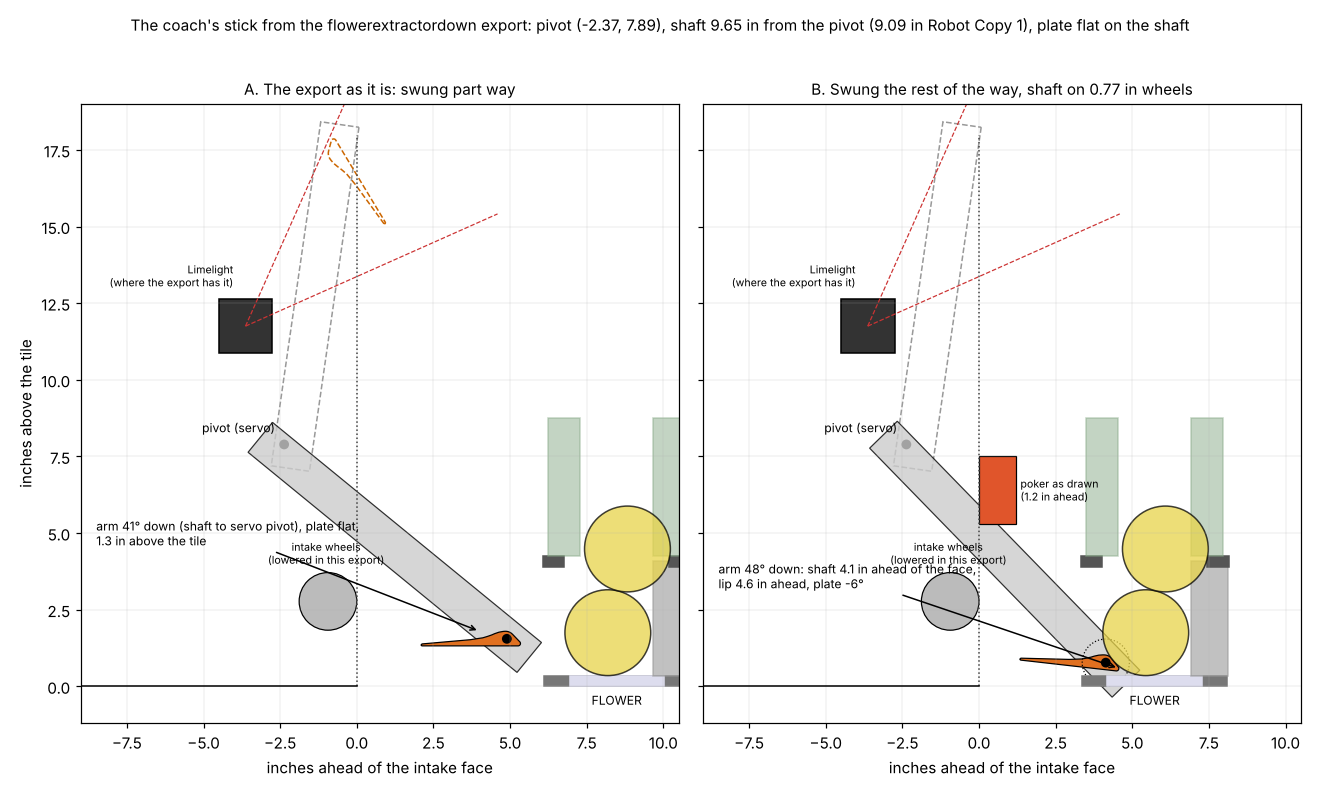

Recreate this plot in Python.
"""The coach's stick in his "flowerextractordown" export (Oct 25, the arms swung part way), measured and swung the rest of
the way to the floor, with the Limelight where that export has it. Inches ahead of the intake face and up from the tile.

    python3 cad/modules/flower-stick-proto/coach_stick_down.py     # coach_stick_down.png

page/coach_stick_down.json comes from the export (scratch: list_parts.py, stick_mesh2.py): the frame is set by the mecanum
wheels (floor), the intake uprights (face) and the servo on the arm pivot, which lands within 0.02 in of Robot Copy 1's.
"""
import os, json, numpy as np
import matplotlib; matplotlib.use("Agg"); import matplotlib.pyplot as plt
from matplotlib.patches import Polygon, Circle, Rectangle
from shapely.geometry import Polygon as SPoly, Point
HERE = os.path.dirname(os.path.abspath(__file__))
D = json.load(open(os.path.join(HERE, "page", "coach_stick_down.json")))
piv = np.array(D["pivot_servo"]); L = D["L_now"]; shaft = np.array(D["shaft_now"])[[0, 2]]
arm = np.array(D["arm_hull"]); plate = np.array(D["plate_now"])
STOP = 1.18
def rot(P, c, a):
    co, si = np.cos(a), np.sin(a); q = np.asarray(P) - c; return c + np.c_[co * q[:, 0] - si * q[:, 1], si * q[:, 0] + co * q[:, 1]]
# swing about the servo pivot until the shaft is 0.77 up (our sled wheels); and back up to stowed (10 deg forward of vertical)
ang_now = np.arctan2(shaft[1] - piv[1], shaft[0] - piv[0])
ang_full = -np.arcsin((piv[1] - 0.77) / L); a_full = ang_full - ang_now
ang_stow = np.radians(80.0); a_stow = ang_stow - ang_now
def first_contact(poly, ball=(-0.29, 1.75), r=1.4):
    P = SPoly(poly); ox = 14.0
    while ox > -5 and P.distance(Point(ox + ball[0], ball[1])) > r: ox -= 0.01
    return ox
def flower(ax, ox, balls):
    ax.add_patch(Rectangle((ox - 2.36, 0), 4.72, 0.35, color="#777")); ax.add_patch(Rectangle((ox - 1.54, 0), 3.08, 0.35, color="#dde"))
    ax.add_patch(Rectangle((ox + STOP, 0.35), 1.22, 3.75, color="#999", alpha=0.6))
    for sg in (1, -1):
        x0, x1 = sorted([ox + sg * 1.71, ox + sg * 2.41]); ax.add_patch(Rectangle((x0, 3.90), x1 - x0, 0.35, color="#555"))
        ax.add_patch(Rectangle((ox + sg * 1.72 - 0.525, 4.25), 1.05, 4.5, color="#8a8", alpha=0.5))
    for (bx, bz) in balls: ax.add_patch(Circle((ox + bx, bz), 1.4, fc="#e8d44a", ec="k", alpha=0.75))
    ax.text(ox, -0.6, "FLOWER", ha="center", fontsize=8)
def robot(ax):
    ax.plot([0, 0], [0, 18], color="#444", lw=1, ls=":"); ax.plot([-9, 0], [0, 0], color="k", lw=1)
    ax.add_patch(Circle((-0.94, 2.77), 0.94, fc="#bbb", ec="k", lw=0.8)); ax.text(-1.0, 4.0, "intake wheels\n(lowered in this export)", ha="center", fontsize=7)
    ax.add_patch(Circle(tuple(piv), 0.16, fc="k")); ax.text(piv[0] - 0.3, piv[1] + 0.4, "pivot (servo)", ha="right", fontsize=8)
    b = D["limelight_box"]; ax.add_patch(Rectangle((b["ahead"][0], b["up"][0]), b["ahead"][1] - b["ahead"][0], b["up"][1] - b["up"][0], fc="#333", ec="k"))
    cx, cz = np.mean(b["ahead"]), np.mean(b["up"])
    for e in (24.0, 66.0): ax.plot([cx, cx + 9 * np.cos(np.radians(e))], [cz, cz + 9 * np.sin(np.radians(e))], color="#c33", lw=0.8, ls="--")
    ax.text(cx - 0.4, cz + 1.3, "Limelight\n(where the export has it)", ha="right", fontsize=7)
fig, axes = plt.subplots(1, 2, figsize=(12, 7.2), sharey=True)
balls = [(-0.29, 1.75), (0.35, 4.48)]
ax = axes[0]; robot(ax)
ax.add_patch(Polygon(rot(arm, piv, a_stow), fc="none", ec="#999", ls="--", lw=1)); ax.add_patch(Polygon(rot(plate, piv, a_stow), fc="none", ec="#c60", ls="--", lw=1))
ax.add_patch(Polygon(arm, fc="#ccc", ec="k", lw=0.8, alpha=0.8)); ax.add_patch(Polygon(plate, fc="#e07020", ec="k", lw=0.8)); ax.add_patch(Circle(tuple(shaft), 0.16, fc="k"))
flower(ax, first_contact(plate) + 1.5, balls)
ax.annotate(f"arm {np.degrees(-ang_now):.0f}° down (shaft to servo pivot), plate flat,\n{plate[:, 1].min():.1f} in above the tile", (plate[:, 0].mean(), plate[:, 1].max()), (-8.5, 4.6), fontsize=8, arrowprops=dict(arrowstyle="->"))
ax.set_title("A. The export as it is: swung part way", fontsize=10)
ax = axes[1]; robot(ax)
arm2, plate2, shaft2 = rot(arm, piv, a_full), rot(plate, piv, a_full), rot(shaft[None], piv, a_full)[0]
ax.add_patch(Polygon(rot(arm, piv, a_stow), fc="none", ec="#999", ls="--", lw=1))
ax.add_patch(Polygon(arm2, fc="#ccc", ec="k", lw=0.8, alpha=0.8)); ax.add_patch(Polygon(plate2, fc="#e07020", ec="k", lw=0.8))
ax.add_patch(Circle(tuple(shaft2), 0.77, fc="none", ec="k", ls=":", lw=0.8)); ax.add_patch(Circle(tuple(shaft2), 0.16, fc="k"))
ox = first_contact(plate2); flower(ax, ox, balls)
ax.add_patch(Rectangle((0, 5.3), 1.2, 2.2, fc="#e0552b", ec="k", lw=0.8)); ax.text(1.35, 6.4, "poker as drawn\n(1.2 in ahead)", fontsize=7, va="center")
lip = plate2[np.argmax(plate2[:, 0])]
ax.annotate(f"arm {np.degrees(-ang_full):.0f}° down: shaft {shaft2[0]:.1f} in ahead of the face,\nlip {lip[0]:.1f} in ahead, plate {np.degrees(np.arctan2(*(rot(np.array([[1, 0]]), np.zeros(2), a_full)[0][::-1]))):.0f}°", (lip[0], lip[1]), (-8.5, 3.2), fontsize=8, arrowprops=dict(arrowstyle="->"))
ax.set_title("B. Swung the rest of the way, shaft on 0.77 in wheels", fontsize=10)
for ax in axes:
    ax.set_xlim(-9.0, 10.5); ax.set_ylim(-1.2, 19.0); ax.set_aspect("equal"); ax.set_xlabel("inches ahead of the intake face"); ax.grid(True, lw=0.3, alpha=0.5)
axes[0].set_ylabel("inches above the tile")
fig.suptitle(f"The coach's stick from the flowerextractordown export: pivot ({piv[0]}, {piv[1]}), shaft {L:.2f} in from the pivot (9.09 in Robot Copy 1), plate flat on the shaft", fontsize=10)
fig.tight_layout(); fig.savefig(os.path.join(HERE, "coach_stick_down.png"), dpi=110)
pf = plate2; lipx = pf[:, 0].max()
json.dump({"lip_ahead": float(lipx), "shaft_full": shaft2.tolist(), "arm_full_deg": float(np.degrees(-ang_full)), "profile": [[float(lipx - x), float(z)] for x, z in pf]}, open(os.path.join(HERE, "page", "coach_down_profile.json"), "w"))
print(f"full down: arm {np.degrees(-ang_full):.1f} deg, shaft ({shaft2[0]:.2f}, {shaft2[1]:.2f}), lip {lipx:.2f} ahead of the face, plate lowest {pf[:,1].min():.2f}, FLOWER first contact at {ox:.2f}")
